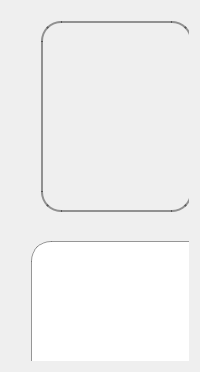
               <widget class="QWidget" name="gameInfoPage">
                <layout class="QVBoxLayout" name="verticalLayout_19">
                 <item>
                  <widget class="QWidget" name="gameInfo" native="true">
                   <property name="minimumSize">
                    <size>
                     <width>0</width>
                     <height>350</height>
                    </size>
                   </property>
                   <property name="font">
                    <font>
                     <pointsize>15</pointsize>
                     <weight>50</weight>
                     <bold>false</bold>
                    </font>
                   </property>
                   <property name="styleSheet">
                    <string notr="true">QLineEdit
{
	background-color: #fff;
	border-radius: 20px;
	border: 1px solid rgba(0, 0, 0, 100);
	padding: 10px;
	padding-left: 17px;
	color: #rgb(0,255,255);
}
QPushButton
{
	border-radius: 20px;
	border: 1px solid rgba(0, 0, 0, 100);
	background-color: rgb(255, 255, 255);
	font: 14pt &quot;Terminal&quot;;
}
QPushButton:hover
{
	background-color: rgb(244, 244, 244);
}</string>
                   </property>
                   <widget class="QLabel" name="idLabel_2">
                    <property name="geometry">
                     <rect>
                      <x>200</x>
                      <y>20</y>
                      <width>80</width>
                      <height>30</height>
                     </rect>
                    </property>
                    <property name="font">
                     <font>
                      <pointsize>15</pointsize>
                      <weight>50</weight>
                      <bold>false</bold>
                     </font>
                    </property>
                    <property name="text">
                     <string>ID:</string>
                    </property>
                    <property name="alignment">
                     <set>Qt::AlignRight|Qt::AlignTrailing|Qt::AlignVCenter</set>
                    </property>
                   </widget>
                   <widget class="QLabel" name="nameLabel_2">
                    <property name="geometry">
                     <rect>
                      <x>200</x>
                      <y>90</y>
                      <width>80</width>
                      <height>30</height>
                     </rect>
                    </property>
                    <property name="font">
                     <font>
                      <pointsize>15</pointsize>
                      <weight>50</weight>
                      <bold>false</bold>
                     </font>
                    </property>
                    <property name="text">
                     <string>Name:</string>
                    </property>
                    <property name="alignment">
                     <set>Qt::AlignRight|Qt::AlignTrailing|Qt::AlignVCenter</set>
                    </property>
                   </widget>
                   <widget class="QLabel" name="emailLabel_2">
                    <property name="geometry">
                     <rect>
                      <x>200</x>
                      <y>160</y>
                      <width>80</width>
                      <height>30</height>
                     </rect>
                    </property>
                    <property name="font">
                     <font>
                      <pointsize>15</pointsize>
                      <weight>50</weight>
                      <bold>false</bold>
                     </font>
                    </property>
                    <property name="text">
                     <string>Price:</string>
                    </property>
                    <property name="alignment">
                     <set>Qt::AlignRight|Qt::AlignTrailing|Qt::AlignVCenter</set>
                    </property>
                   </widget>
                   <widget class="QLineEdit" name="idGameLine">
                    <property name="enabled">
                     <bool>false</bool>
                    </property>
                    <property name="geometry">
                     <rect>
                      <x>290</x>
                      <y>20</y>
                      <width>250</width>
                      <height>41</height>
                     </rect>
                    </property>
                    <property name="font">
                     <font>
                      <family>Terminal</family>
                      <pointsize>15</pointsize>
                      <weight>50</weight>
                      <italic>false</italic>
                      <bold>false</bold>
                     </font>
                    </property>
                    <property name="styleSheet">
                     <string notr="true">color: rgb(0, 0, 0);</string>
                    </property>
                    <property name="inputMask">
                     <string/>
                    </property>
                    <property name="text">
                     <string>2055010153</string>
                    </property>
                   </widget>
                   <widget class="QLineEdit" name="nameGameLine">
                    <property name="enabled">
                     <bool>false</bool>
                    </property>
                    <property name="geometry">
                     <rect>
                      <x>290</x>
                      <y>90</y>
                      <width>250</width>
                      <height>41</height>
                     </rect>
                    </property>
                    <property name="font">
                     <font>
                      <family>Terminal</family>
                      <pointsize>15</pointsize>
                      <weight>50</weight>
                      <italic>false</italic>
                      <bold>false</bold>
                     </font>
                    </property>
                    <property name="styleSheet">
                     <string notr="true">color: rgb(0, 0, 0);</string>
                    </property>
                    <property name="text">
                     <string/>
                    </property>
                   </widget>
                   <widget class="QLineEdit" name="priceGameLine">
                    <property name="enabled">
                     <bool>false</bool>
                    </property>
                    <property name="geometry">
                     <rect>
                      <x>290</x>
                      <y>160</y>
                      <width>250</width>
                      <height>41</height>
                     </rect>
                    </property>
                    <property name="font">
                     <font>
                      <family>Terminal</family>
                      <pointsize>15</pointsize>
                      <weight>50</weight>
                      <italic>false</italic>
                      <bold>false</bold>
                     </font>
                    </property>
                    <property name="styleSheet">
                     <string notr="true">color: rgb(0, 0, 0);</string>
                    </property>
                   </widget>
                   <widget class="QLineEdit" name="descriptionGameLine">
                    <property name="enabled">
                     <bool>false</bool>
                    </property>
                    <property name="geometry">
                     <rect>
                      <x>20</x>
                      <y>230</y>
                      <width>531</width>
                      <height>211</height>
                     </rect>
                    </property>
                    <property name="font">
                     <font>
                      <family>Terminal</family>
                      <pointsize>15</pointsize>
                      <weight>50</weight>
                      <italic>false</italic>
                      <bold>false</bold>
                     </font>
                    </property>
                    <property name="styleSheet">
                     <string notr="true">color: rgb(0, 0, 0);</string>
                    </property>
                   </widget>
                   <widget class="QLabel" name="AvatarLabel_2">
                    <property name="geometry">
                     <rect>
                      <x>30</x>
                      <y>10</y>
                      <width>151</width>
                      <height>191</height>
                     </rect>
                    </property>
                    <property name="styleSheet">
                     <string notr="true">border-radius: 20px;
border: 2px solid rgba(0,0,0,100)</string>
                    </property>
                    <property name="lineWidth">
                     <number>0</number>
                    </property>
                    <property name="text">
                     <string/>
                    </property>
                    <property name="textFormat">
                     <enum>Qt::MarkdownText</enum>
                    </property>
                    <property name="pixmap">
                     <pixmap>:/images/icon-app-user.png</pixmap>
                    </property>
                    <property name="scaledContents">
                     <bool>true</bool>
                    </property>
                    <property name="alignment">
                     <set>Qt::AlignLeading|Qt::AlignLeft|Qt::AlignVCenter</set>
                    </property>
                    <property name="margin">
                     <number>6</number>
                    </property>
                   </widget>
                   <widget class="QWidget" name="videoWidget" native="true">
                    <property name="geometry">
                     <rect>
                      <x>580</x>
                      <y>10</y>
                      <width>384</width>
                      <height>216</height>
                     </rect>
                    </property>
                    <property name="styleSheet">
                     <string notr="true">border: 2px SOLID rgba(0,0,0,100)</string>
                    </property>
                    <widget class="QLabel" name="videoLabel">
                     <property name="geometry">
                      <rect>
                       <x>8</x>
                       <y>9</y>
                       <width>371</width>
                       <height>201</height>
                      </rect>
                     </property>
                     <property name="text">
                      <string/>
                     </property>
                     <property name="alignment">
                      <set>Qt::AlignCenter</set>
                     </property>
                    </widget>
                   </widget>
                   <widget class="QPushButton" name="doneBtn_2">
                    <property name="geometry">
                     <rect>
                      <x>580</x>
                      <y>400</y>
                      <width>181</width>
                      <height>41</height>
                     </rect>
                    </property>
                    <property name="font">
                     <font>
                      <family>Terminal</family>
                      <pointsize>14</pointsize>
                      <weight>50</weight>
                      <italic>false</italic>
                      <bold>false</bold>
                     </font>
                    </property>
                    <property name="styleSheet">
                     <string notr="true">color: rgb(0, 0, 0);
background-color: rgb(0, 255, 255);</string>
                    </property>
                    <property name="text">
                     <string> Play</string>
                    </property>
                    <property name="icon">
                     <iconset resource="resources.qrc">
                      <normaloff>:/icons/EC8482/airplay.svg</normaloff>:/icons/EC8482/airplay.svg</iconset>
                    </property>
                   </widget>
                  </widget>
                 </item>
                </layout>
               </widget>
